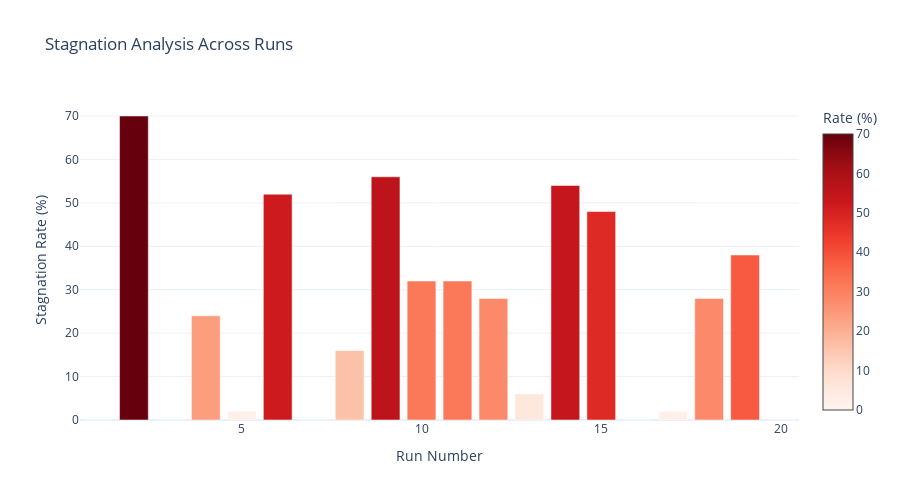
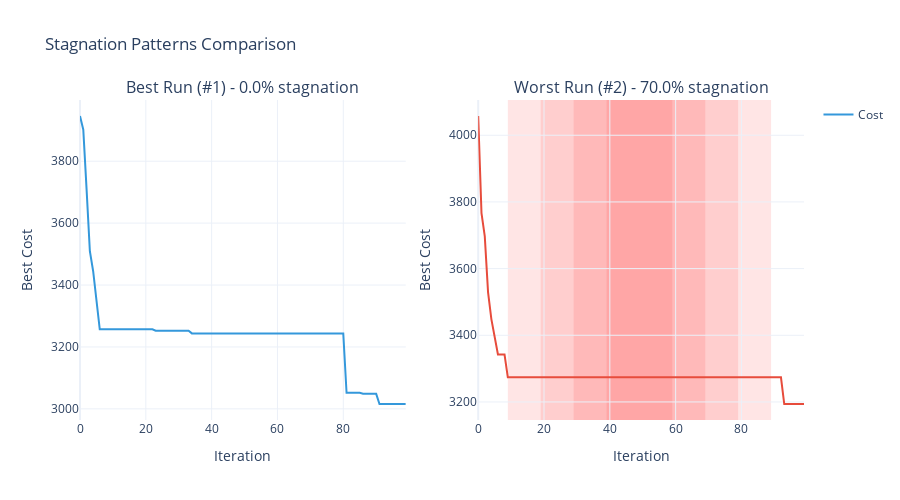

Source (notebook cell) for these figures, in order:
### Markdown cell above
### Stagnation Detection

Identify periods where the algorithm stops improving.

### Code cell
# ============================================================================
# STAGNATION DETECTION ANALYSIS
# ============================================================================

def analyze_stagnation(convergence_history, window_size=50, threshold=0.01):
    """
    Detect stagnation periods in convergence history.
    
    Parameters:
    - convergence_history: list of best costs over iterations
    - window_size: sliding window size for variance calculation
    - threshold: variance threshold below which we consider stagnation
    
    Returns:
    - Dictionary with stagnation information
    """
    best_costs = np.array(convergence_history)
    n = len(best_costs)
    
    if n < window_size:
        return {
            'stagnation_detected': False,
            'message': f'Not enough data (need {window_size} iterations, got {n})'
        }
    
    # Calculate rolling variance
    variances = []
    for i in range(n - window_size + 1):
        window = best_costs[i:i + window_size]
        variances.append(np.var(window))
    
    variances = np.array(variances)
    stagnant_periods = variances < threshold
    
    # Find continuous stagnation periods
    stagnation_starts = []
    stagnation_lengths = []
    
    in_stagnation = False
    current_start = 0
    
    for i, is_stagnant in enumerate(stagnant_periods):
        if is_stagnant and not in_stagnation:
            # Start of stagnation
            current_start = i
            in_stagnation = True
        elif not is_stagnant and in_stagnation:
            # End of stagnation
            stagnation_starts.append(current_start)
            stagnation_lengths.append(i - current_start)
            in_stagnation = False
    
    # Handle case where stagnation continues to the end
    if in_stagnation:
        stagnation_starts.append(current_start)
        stagnation_lengths.append(len(stagnant_periods) - current_start)
    
    total_stagnant = sum(stagnation_lengths)
    stagnation_ratio = total_stagnant / len(stagnant_periods) if len(stagnant_periods) > 0 else 0
    
    return {
        'stagnation_detected': len(stagnation_starts) > 0,
        'num_periods': len(stagnation_starts),
        'stagnation_starts': stagnation_starts,
        'stagnation_lengths': stagnation_lengths,
        'total_stagnant_iterations': total_stagnant,
        'stagnation_ratio': stagnation_ratio,
        'variances': variances,
        'threshold': threshold
    }

# Analyze stagnation for all runs
stagnation_results = []
for i, history in enumerate(last_convergence_histories):
    stag_info = analyze_stagnation(history['best'], window_size=50, threshold=0.01)
    stag_info['run_id'] = i + 1
    stag_info['final_cost'] = history['best'][-1]
    stagnation_results.append(stag_info)

# Create summary DataFrame
stag_df = pd.DataFrame([
    {
        'Run': r['run_id'],
        'Final Cost': f"{r['final_cost']:.2f}",
        'Stagnation Detected': 'Yes' if r['stagnation_detected'] else 'No',
        'Num Periods': r.get('num_periods', 0),
        'Total Stagnant Iter': r.get('total_stagnant_iterations', 0),
        'Stagnation Ratio (%)': f"{r.get('stagnation_ratio', 0) * 100:.1f}"
    }
    for r in stagnation_results
])

print("=" * 80)
print("STAGNATION ANALYSIS SUMMARY")
print("=" * 80)
print(stag_df.to_string(index=False))
print("=" * 80)

# Visualize stagnation for best and worst runs
best_run_idx = results['Total Distance'].idxmin()
worst_run_idx = results['Total Distance'].idxmax()

best_stag = stagnation_results[best_run_idx]
worst_stag = stagnation_results[worst_run_idx]

# Create comparative visualization
fig_stag = make_subplots(
    rows=2, cols=1,
    subplot_titles=(
        f'Best Run (#{best_run_idx + 1}) - Cost: {best_stag["final_cost"]:.2f}',
        f'Worst Run (#{worst_run_idx + 1}) - Cost: {worst_stag["final_cost"]:.2f}'
    ),
    vertical_spacing=0.15
)

# Best run
best_history = last_convergence_histories[best_run_idx]['best']
fig_stag.add_trace(
    go.Scatter(
        x=np.arange(len(best_history)),
        y=best_history,
        mode='lines',
        name='Best Cost',
        line=dict(color='green', width=2),
        showlegend=True
    ),
    row=1, col=1
)

# Mark stagnation periods
if best_stag['stagnation_detected']:
    for start, length in zip(best_stag['stagnation_starts'], best_stag['stagnation_lengths']):
        fig_stag.add_vrect(
            x0=start,
            x1=start + length,
            fillcolor="red",
            opacity=0.2,
            layer="below",
            line_width=0,
            row=1, col=1
        )

# Worst run
worst_history = last_convergence_histories[worst_run_idx]['best']
fig_stag.add_trace(
    go.Scatter(
        x=np.arange(len(worst_history)),
        y=worst_history,
        mode='lines',
        name='Best Cost',
        line=dict(color='red', width=2),
        showlegend=False
    ),
    row=2, col=1
)

# Mark stagnation periods
if worst_stag['stagnation_detected']:
    for start, length in zip(worst_stag['stagnation_starts'], worst_stag['stagnation_lengths']):
        fig_stag.add_vrect(
            x0=start,
            x1=start + length,
            fillcolor="red",
            opacity=0.2,
            layer="below",
            line_width=0,
            row=2, col=1
        )

# Add optimal reference lines
fig_stag.add_hline(
    y=optimal_cost,
    line_dash="dash",
    line_color="blue",
    annotation_text=f"Optimal: {optimal_cost:.2f}",
    annotation_position="right",
    row=1, col=1
)

fig_stag.add_hline(
    y=optimal_cost,
    line_dash="dash",
    line_color="blue",
    annotation_text=f"Optimal: {optimal_cost:.2f}",
    annotation_position="right",
    row=2, col=1
)

# Update axes
fig_stag.update_xaxes(title_text="Iteration", row=2, col=1)
fig_stag.update_yaxes(title_text="Total Distance", row=1, col=1)
fig_stag.update_yaxes(title_text="Total Distance", row=2, col=1)

fig_stag.update_layout(
    title_text=f"Stagnation Detection Analysis - {SELECTED_INSTANCE}",
    height=700,
    showlegend=True
)

fig_stag.show(config={
    'displayModeBar': True, 
    'displaylogo': False,
    'toImageButtonOptions': {
        'format': 'png', 
        'filename': 'stagnation_analysis',
        'height': 1080, 
        'width': 1920, 
        'scale': 2
    }
})

# Pattern analysis
print("\n" + "=" * 80)
print("PATTERN INSIGHTS")
print("=" * 80)

avg_stagnation_ratio = np.mean([r.get('stagnation_ratio', 0) for r in stagnation_results])
print(f"Average stagnation ratio across all runs: {avg_stagnation_ratio * 100:.1f}%")

# Correlation between stagnation and performance
costs = [r['final_cost'] for r in stagnation_results]
stag_ratios = [r.get('stagnation_ratio', 0) for r in stagnation_results]

correlation = np.corrcoef(costs, stag_ratios)[0, 1]
print(f"Correlation between stagnation ratio and final cost: {correlation:.3f}")

if abs(correlation) > 0.5:
    direction = "positive" if correlation > 0 else "negative"
    print(f"→ Strong {direction} correlation detected!")
else:
    print("→ Weak correlation - stagnation may not strongly predict performance")

print("=" * 80)

### Figure 1 — Plotly figure (JSON) as saved in the notebook; plotly's stock layout.template omitted (floating-point values rounded to 4 significant figures)
{"data": [{"hovertemplate": "<b>Run %{x}</b><br>Stagnation: %{y:.1f}%<extra></extra>", "marker": {"color": [0.0, 70.0, 0.0, 24.0, 2.0, 52.0, 0.0, 16.0, 56.0, 32.0, 32.0, 28.0, 6.0, 54.0, 48.0, 0.0, 2.0, 28.0, 38.0, 0.0], "colorbar": {"title": {"text": "Rate (%)"}}, "colorscale": [[0, "rgb(255,245,240)"], [0.125, "rgb(254,224,210)"], [0.25, "rgb(252,187,161)"], [0.375, "rgb(252,146,114)"], [0.5, "rgb(251,106,74)"], [0.625, "rgb(239,59,44)"], [0.75, "rgb(203,24,29)"], [0.875, "rgb(165,15,21)"], [1, "rgb(103,0,13)"]], "showscale": true}, "name": "Stagnation Rate (%)", "type": "bar", "x": [1, 2, 3, 4, 5, 6, 7, 8, 9, 10, 11, 12, 13, 14, 15, 16, 17, 18, 19, 20], "y": [0.0, 70.0, 0.0, 24.0, 2.0, 52.0, 0.0, 16.0, 56.0, 32.0, 32.0, 28.0, 6.0, 54.0, 48.0, 0.0, 2.0, 28.0, 38.0, 0.0]}], "layout": {"height": 500, "title": {"text": "Stagnation Analysis Across Runs"}, "xaxis": {"title": {"text": "Run Number"}}, "yaxis": {"title": {"text": "Stagnation Rate (%)"}}}}

### Figure 2 — Plotly figure (JSON) as saved in the notebook; plotly's stock layout.template omitted (floating-point values rounded to 4 significant figures)
{"data": [{"line": {"color": "#3498db", "width": 2}, "mode": "lines", "name": "Cost", "type": "scatter", "xaxis": "x", "y": [3946.0, 3902.0, 3709.0, 3509.0, 3445.0, 3348.0, 3257.0, 3257.0, 3257.0, 3257.0, 3257.0, 3257.0, 3257.0, 3257.0, 3257.0, 3257.0, 3257.0, 3257.0, 3257.0, 3257.0, 3257.0, 3257.0, 3257.0, 3253.0, 3253.0, 3253.0, 3253.0, 3253.0, 3253.0, 3253.0, 3253.0, 3253.0, 3253.0, 3253.0, 3244.0, 3244.0, 3244.0, 3244.0, 3244.0, 3244.0, 3244.0, 3244.0, 3244.0, 3244.0, 3244.0, 3244.0, 3244.0, 3244.0, 3244.0, 3244.0, 3244.0, 3244.0, 3244.0, 3244.0, 3244.0, 3244.0, 3244.0, 3244.0, 3244.0, 3244.0, 3244.0, 3244.0, 3244.0, 3244.0, 3244.0, 3244.0, 3244.0, 3244.0, 3244.0, 3244.0, 3244.0, 3244.0, 3244.0, 3244.0, 3244.0, 3244.0, 3244.0, 3244.0, 3244.0, 3244.0, 3244.0, 3052.0, 3052.0, 3052.0, 3052.0, 3052.0, 3049.0, 3049.0, 3049.0, 3049.0, 3049.0, 3016.0, 3016.0, 3016.0, 3016.0, 3016.0, 3016.0, 3016.0, 3016.0, 3016.0], "yaxis": "y"}, {"line": {"color": "#e74c3c", "width": 2}, "mode": "lines", "name": "Cost", "showlegend": false, "type": "scatter", "xaxis": "x2", "y": [4058.0, 3767.0, 3696.0, 3529.0, 3449.0, 3399.0, 3342.0, 3342.0, 3342.0, 3274.0, 3274.0, 3274.0, 3274.0, 3274.0, 3274.0, 3274.0, 3274.0, 3274.0, 3274.0, 3274.0, 3274.0, 3274.0, 3274.0, 3274.0, 3274.0, 3274.0, 3274.0, 3274.0, 3274.0, 3274.0, 3274.0, 3274.0, 3274.0, 3274.0, 3274.0, 3274.0, 3274.0, 3274.0, 3274.0, 3274.0, 3274.0, 3274.0, 3274.0, 3274.0, 3274.0, 3274.0, 3274.0, 3274.0, 3274.0, 3274.0, 3274.0, 3274.0, 3274.0, 3274.0, 3274.0, 3274.0, 3274.0, 3274.0, 3274.0, 3274.0, 3274.0, 3274.0, 3274.0, 3274.0, 3274.0, 3274.0, 3274.0, 3274.0, 3274.0, 3274.0, 3274.0, 3274.0, 3274.0, 3274.0, 3274.0, 3274.0, 3274.0, 3274.0, 3274.0, 3274.0, 3274.0, 3274.0, 3274.0, 3274.0, 3274.0, 3274.0, 3274.0, 3274.0, 3274.0, 3274.0, 3274.0, 3274.0, 3274.0, 3194.0, 3194.0, 3194.0, 3194.0, 3194.0, 3194.0, 3194.0], "yaxis": "y2"}], "layout": {"annotations": [{"font": {"size": 16}, "showarrow": false, "text": "Best Run (#1) - 0.0% stagnation", "x": 0.225, "xanchor": "center", "xref": "paper", "y": 1, "yanchor": "bottom", "yref": "paper"}, {"font": {"size": 16}, "showarrow": false, "text": "Worst Run (#2) - 70.0% stagnation", "x": 0.775, "xanchor": "center", "xref": "paper", "y": 1, "yanchor": "bottom", "yref": "paper"}], "height": 500, "shapes": [{"fillcolor": "red", "layer": "below", "line": {"width": 0}, "opacity": 0.1, "type": "rect", "x0": 9, "x1": 59, "xref": "x2", "y0": 0, "y1": 1, "yref": "y2 domain"}, {"fillcolor": "red", "layer": "below", "line": {"width": 0}, "opacity": 0.1, "type": "rect", "x0": 19, "x1": 69, "xref": "x2", "y0": 0, "y1": 1, "yref": "y2 domain"}, {"fillcolor": "red", "layer": "below", "line": {"width": 0}, "opacity": 0.1, "type": "rect", "x0": 29, "x1": 79, "xref": "x2", "y0": 0, "y1": 1, "yref": "y2 domain"}, {"fillcolor": "red", "layer": "below", "line": {"width": 0}, "opacity": 0.1, "type": "rect", "x0": 39, "x1": 89, "xref": "x2", "y0": 0, "y1": 1, "yref": "y2 domain"}], "title": {"text": "Stagnation Patterns Comparison"}, "xaxis": {"anchor": "y", "domain": [0, 0.45], "title": {"text": "Iteration"}}, "xaxis2": {"anchor": "y2", "domain": [0.55, 1], "title": {"text": "Iteration"}}, "yaxis": {"anchor": "x", "domain": [0, 1], "title": {"text": "Best Cost"}}, "yaxis2": {"anchor": "x2", "domain": [0, 1], "title": {"text": "Best Cost"}}}}
